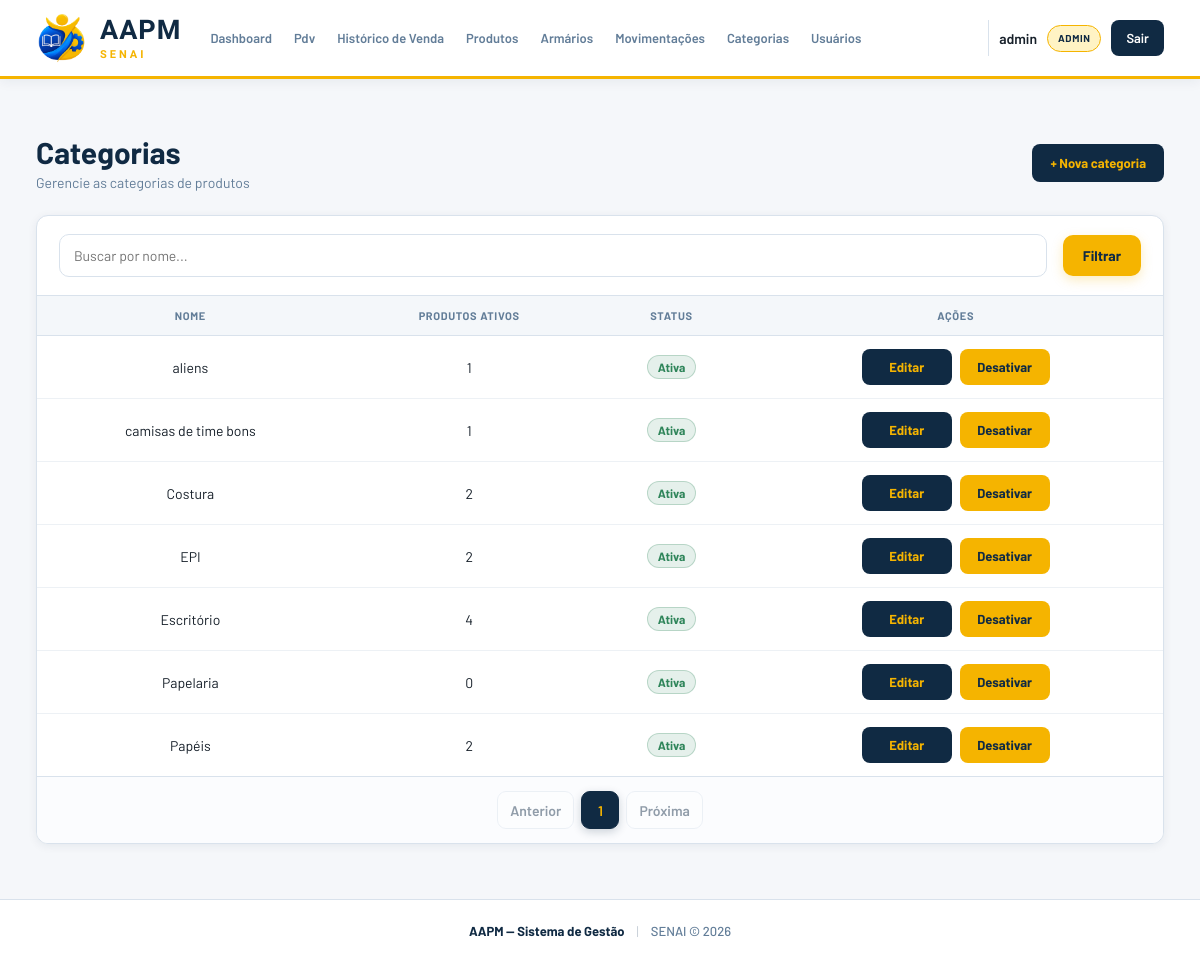
The page /categorias/ (signed in) on the database its author committed.
### app/models/categoria.py (models this page shows)
class Categoria(Base):
    __tablename__ = "categorias"
    id = Column(Integer, primary_key=True,autoincrement=True, index=True)
    nome = Column(String(100), nullable=False, unique=True)
    ativo = Column(Boolean, default=True)
    produtos = relationship("Produto", back_populates="categoria", lazy="select")

### app/controllers/categoria_controller.py (the view)
@router.get("/")
def listar_categorias(
    request: Request,
    busca: str = "",
    page: int = 1,
    db: Session = Depends(get_db),
    admin = Depends(get_admin)
):
    query = db.query(Categoria)
    if busca:
        query = query.filter(Categoria.nome.ilike(f"%{busca}%"))
    categorias, pagination = paginate(
        query.order_by(Categoria.nome), page
    )
    return templates.TemplateResponse(
        request,
        "categorias/index.html",
        {
            "request":    request,
            "usuario":    admin,
            "categorias": categorias,
            "pagination": pagination,
            "busca":      busca,
        }
    )

### app/templates/categorias/index.html (shortened to what this page needs)
{% extends "base.html" %}
{% block extra_css %}
<link rel="stylesheet" href="/static/css/index-categorias.css?v=2">
<link rel="stylesheet" href="/static/css/list-filter.css?v=1">
<link rel="stylesheet" href="/static/css/list-pages.css?v=1">
{% endblock %}
{% block conteudo %}
<div class="page-header">
  <div>
    <h1 class="page-title">Categorias</h1>
    <p class="page-subtitle">Gerencie as categorias de produtos</p>
  </div>
  <a href="/categorias/nova" class="btn-primary">+ Nova categoria</a>
</div>
<div class="card">
  <form method="get" action="/categorias" class="list-filter list-filter--inset">
    <input type="text" name="busca" class="form-input list-filter__search" placeholder="Buscar por nome..." value="{{ busca }}">
    <button type="submit" class="btn-primary">Filtrar</button>
  </form>
  <div class="table-wrapper">
    <table class="table">
      <thead>
        <tr>
          <th>Nome</th>
          <th>Produtos ativos</th>
          <th>Status</th>
          <th>Ações</th>
        </tr>
      </thead>
      <tbody>
        {% for c in categorias | sort(attribute='nome', case_sensitive=false) %}
        <tr>
          <td>{{ c.nome }}</td>
          <td>{{ c.produtos | selectattr('ativo') | list | length }}</td>
          <td>
            <span class="status-badge status-badge--{{ 'ativo' if c.ativo else 'inativo' }}">
              {{ "Ativa" if c.ativo else "Inativa" }}
            </span>
          </td>
          <td class="td-actions">
            <div class="actions-group">
              <a href="/categorias/{{ c.id }}/editar" class="btn-table">Editar</a>
              <form action="/categorias/{{ c.id }}/toggle-ativo" method="post" data-confirm-form data-confirm-title="Tem certeza?" data-confirm-message="Tem certeza que deseja {{ 'desativar' if c.ativo else 'ativar' }} esta categoria?" data-confirm-label="{{ 'Desativar' if c.ativo else 'Ativar' }}">
                <button type="submit" class="btn-table btn-table--warn">
                  {{ "Desativar" if c.ativo else "Ativar" }}
                </button>
              </form>
            </div>
          </td>
        </tr>
        {% endfor %}
      </tbody>
    </table>
  </div>
  {% include "paginacao/index.html" %}
</div>
{% endblock %}

### app/static/css/base.css (style rules this page uses)
* { margin: 0; padding: 0; box-sizing: border-box; }
html { scroll-behavior: smooth; }
body { min-height: 100vh; display: flex; flex-direction: column; font-family: "Barlow", sans-serif; background: var(--fundo); color: var(--texto); -webkit-font-smoothing: antialiased; text-rendering: optimizeLegibility; }
:root { --azul: #102A43; --azul-2: #243B53; --azul-3: #486581; --laranja: #F5B400; --laranja-2: #D99F00; --laranja-claro: #FFF3C4; --branco: #FFFFFF; --fundo: #F5F7FA; --fundo-card: #FFFFFF; --texto: #17202A; --texto-secundario: #627D98; --borda: #D9E2EC; --verde: #2F855A; --vermelho: #C53030; --sombra: 0 5px 20px rgba(16, 42, 67, 0.08); --sombra-hover: 0 10px 28px rgba(16, 42, 67, 0.14); --radius: 12px; }
button, input, select, textarea { font-family: inherit; }
button { cursor: pointer; }
a { color: inherit; }

### app/static/css/index-categorias.css (style rules this page uses)
.td-actions form { margin: 0 !important; padding: 0 !important; background: transparent !important; box-shadow: none !important; border: none !important; display: inline-flex !important; }
.btn-table { display: inline-flex; align-items: center; justify-content: center; min-width: 90px; height: 34px; padding: 0 14px; border: 1px solid transparent; border-radius: 6px; background: var(--azul); color: var(--laranja) !important; text-decoration: none; font-size: 13px; font-weight: 600; cursor: pointer; transition: background-color 0.2s ease, transform 0.1s ease; }
.btn-table--warn { background: var(--laranja) !important; color: var(--azul) !important; border: 1px solid rgba(245, 180, 0, 0.4) !important; }
.page-header { display:flex; align-items:center; justify-content:space-between; margin-bottom:20px; flex-wrap:wrap; gap:12px; }
.page-title { margin:0; color:var(--azul); font-size:22px; font-weight:700; }
.page-subtitle { margin-top:2px; color:var(--texto-secundario); font-size:13px; }
.btn-primary { display:inline-flex; align-items:center; justify-content:center; height:38px; padding:0 18px; background:var(--azul); color:var(--laranja)!important; border-radius:8px; text-decoration:none; font-size:13px; font-weight:700; transition:background .2s ease,transform .2s ease,box-shadow .2s ease; }
.card { overflow:hidden; background:var(--fundo-card); border:1px solid var(--borda); border-radius:var(--radius); box-shadow:var(--sombra); }
.table-wrapper { overflow-x:auto; }
.table { width:100%; border-collapse:collapse; font-size:14px; }
.table thead { background:var(--fundo); }
.table th,.table td { padding:14px 16px; text-align:center; vertical-align:middle; }
.table th { color:var(--texto-secundario); font-size:12px; font-weight:700; text-transform:uppercase; letter-spacing:.06em; white-space:nowrap; border-bottom:1px solid var(--borda); }
.table td { color:var(--texto); border-bottom:1px solid var(--fundo); }
.table tbody tr:last-child td { border-bottom:none; }
.table tbody tr { transition:background .2s ease; }
.status-badge { display:inline-flex; align-items:center; justify-content:center; padding:4px 10px; border-radius:999px; font-size:12px; font-weight:700; }
.status-badge--ativo { background:rgba(47,133,90,.12); color:var(--verde); border:1px solid rgba(47,133,90,.25); }
.td-actions { white-space:nowrap; text-align:center; }
.actions-group { display:flex; align-items:center; justify-content:center; gap:8px; }
.td-actions form { display:inline-flex!important; margin:0!important; padding:0!important; background:transparent!important; border:none!important; box-shadow:none!important; }
.btn-table { height:36px; border-radius:8px; font-weight:700; transition:background .2s ease,transform .2s ease,box-shadow .2s ease; }

### app/static/css/list-filter.css (style rules this page uses)
.list-filter { display: flex; align-items: center; gap: 1rem; margin-bottom: 1.5rem; flex-wrap: wrap; }
.list-filter--inset { margin: 25px; }
.list-filter .form-input { padding: 12px 14px; border: 1px solid var(--borda); border-radius: 10px; color: var(--texto); font: inherit; font-size: 14px; }
.list-filter__search { flex: 1; min-width: 200px; }
.list-filter .btn-primary { display: inline-flex; align-items: center; justify-content: center; height: auto; padding: 12px 20px; border: none; border-radius: 10px; background: var(--laranja); color: var(--azul) !important; font-size: 14px; font-weight: 700; text-decoration: none; box-shadow: 0 4px 12px rgba(245, 180, 0, .25); transition: transform .2s ease, box-shadow .2s ease; }

### rows shown on the page
Categoria: nome "aliens", produtos|selectattr "1", ativo "Ativa", ativo "Desativar"
Categoria: nome "camisas de time bons", produtos|selectattr "1", ativo "Ativa", ativo "Desativar"
Categoria: nome "Costura", produtos|selectattr "2", ativo "Ativa", ativo "Desativar"
Categoria: nome "EPI", produtos|selectattr "2", ativo "Ativa", ativo "Desativar"
Categoria: nome "Escritório", produtos|selectattr "4", ativo "Ativa", ativo "Desativar"
Categoria: nome "Papelaria", produtos|selectattr "0", ativo "Ativa", ativo "Desativar"
Categoria: nome "Papéis", produtos|selectattr "2", ativo "Ativa", ativo "Desativar"

### other values the page prints
{{ usuario.nome }} "admin"
{{ usuario.role }} "ADMIN"
{{ numero }} "1"
